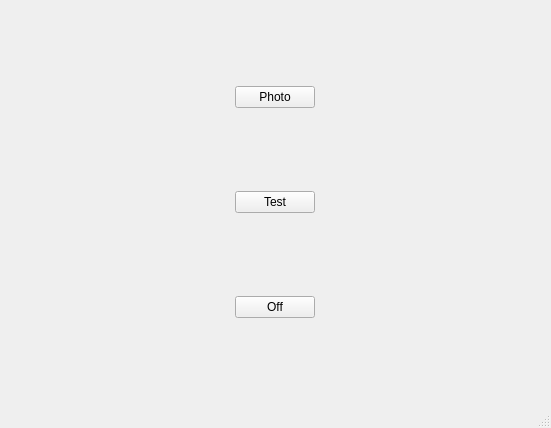
<?xml version="1.0" encoding="UTF-8"?>
<ui version="4.0">
 <class>MainWindow</class>
 <widget class="QMainWindow" name="MainWindow">
  <property name="geometry">
   <rect>
    <x>0</x>
    <y>0</y>
    <width>551</width>
    <height>428</height>
   </rect>
  </property>
  <property name="windowTitle">
   <string>MainWindow</string>
  </property>
  <widget class="QWidget" name="centralwidget">
   <property name="enabled">
    <bool>true</bool>
   </property>
   <layout class="QHBoxLayout" name="horizontalLayout">
    <item>
     <layout class="QVBoxLayout" name="verticalLayout">
      <property name="leftMargin">
       <number>50</number>
      </property>
      <property name="rightMargin">
       <number>50</number>
      </property>
      <item alignment="Qt::AlignHCenter">
       <widget class="QPushButton" name="photo_btn">
        <property name="enabled">
         <bool>true</bool>
        </property>
        <property name="sizePolicy">
         <sizepolicy hsizetype="Minimum" vsizetype="Maximum">
          <horstretch>0</horstretch>
          <verstretch>0</verstretch>
         </sizepolicy>
        </property>
        <property name="minimumSize">
         <size>
          <width>0</width>
          <height>0</height>
         </size>
        </property>
        <property name="maximumSize">
         <size>
          <width>100</width>
          <height>16777215</height>
         </size>
        </property>
        <property name="layoutDirection">
         <enum>Qt::LeftToRight</enum>
        </property>
        <property name="text">
         <string>Photo</string>
        </property>
       </widget>
      </item>
      <item alignment="Qt::AlignHCenter">
       <widget class="QPushButton" name="test_btn">
        <property name="maximumSize">
         <size>
          <width>100</width>
          <height>16777215</height>
         </size>
        </property>
        <property name="text">
         <string>Test</string>
        </property>
       </widget>
      </item>
      <item alignment="Qt::AlignHCenter">
       <widget class="QPushButton" name="off_btn">
        <property name="maximumSize">
         <size>
          <width>100</width>
          <height>16777215</height>
         </size>
        </property>
        <property name="text">
         <string>Off</string>
        </property>
       </widget>
      </item>
     </layout>
    </item>
   </layout>
  </widget>
  <widget class="QMenuBar" name="menubar">
   <property name="geometry">
    <rect>
     <x>0</x>
     <y>0</y>
     <width>551</width>
     <height>26</height>
    </rect>
   </property>
  </widget>
  <widget class="QStatusBar" name="statusBar"/>
 </widget>
 <resources/>
 <connections/>
</ui>
